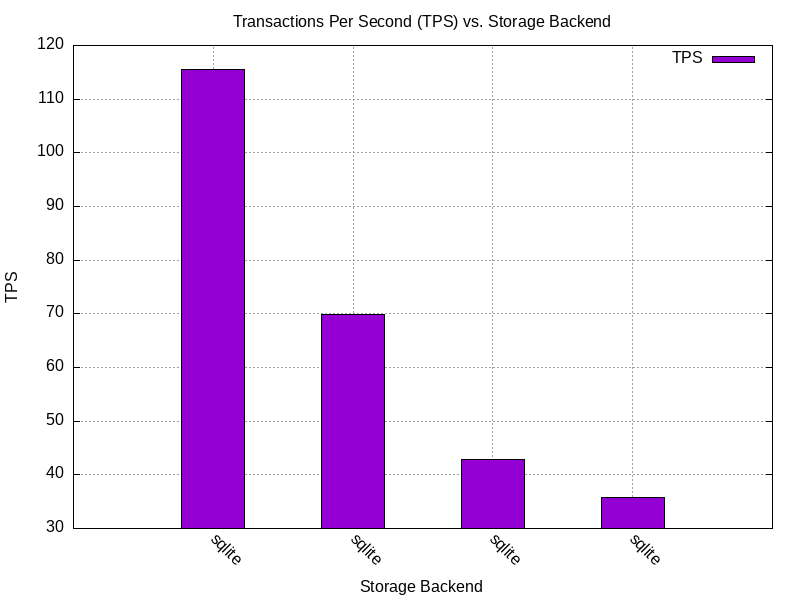

The gnuplot source for this figure:
set terminal png size 800,600
set output "benchmark_results/sqlite/charts/tps_vs_storage.png"
set title "Transactions Per Second (TPS) vs. Storage Backend"
set xlabel "Storage Backend"
set ylabel "TPS"
set grid
set key top right
set style data histogram
set style histogram cluster gap 1
set style fill solid border -1
set boxwidth 0.9
set xtic rotate by -45 scale 0
set datafile separator ","
# Skip header line
plot "benchmark_results/sqlite/benchmark_results.csv" using 2:xtic(5) every ::1 title "TPS"
